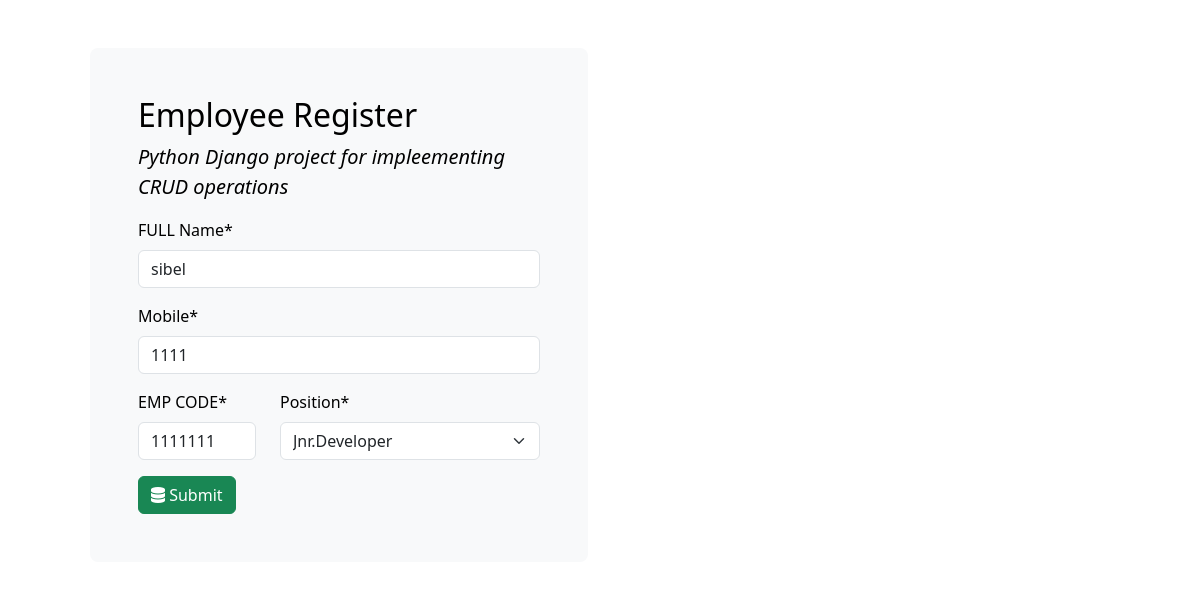
Page /employee/edit/5 on the committed database.
### base/models.py (models this page shows, shortened)
class ModelEmployee(models.Model):
    full_name=models.CharField(max_length=25)
    mobile=models.IntegerField()
    emp_code=models.IntegerField()
    position=models.ForeignKey(Position,on_delete=models.CASCADE)

### base/views.py (the view)
# urls.py: path("edit/<int:pk>",edit,name="edit"),
def edit(request,pk):
    employee=ModelEmployee.objects.get(id=pk)
    form=FormEmployee(instance=employee)
    return render(request,"base/index.html",{"form":form})

### base/forms.py
class FormEmployee(forms.ModelForm):
    class Meta:
        model=ModelEmployee
        fields=(
            "full_name",
            "mobile",
            "emp_code",
            "position",
        )
        labels={
            'full_name':'FULL Name',
            'emp_code':'EMP CODE'
        }

### base/models.py (called while the page is built)
    def __str__(self):
        return self.title

### templates/base/index.html (shortened to what this page needs)
{% extends 'base.html' %}
{% load crispy_forms_tags %}
{% block content %}
<form  method="POST">
    {{form.full_name|as_crispy_field}}
    {{form.mobile|as_crispy_field}}
    <div class="row">
        <div class="col-md-4">
            {{form.emp_code|as_crispy_field}}
        </div>
        <div class="col md-8">
            {{form.position|as_crispy_field}}
        </div>
    </div>
    <button type="Submit" class="btn btn-success">
        <i class="fa-solid fa-database"></i>
        Submit</button>
</form>
{% endblock content %}

### rows in the picture
ModelEmployee: full_name "sibel", mobile "1111", emp_code "1111111", position "Jnr.Developer"
